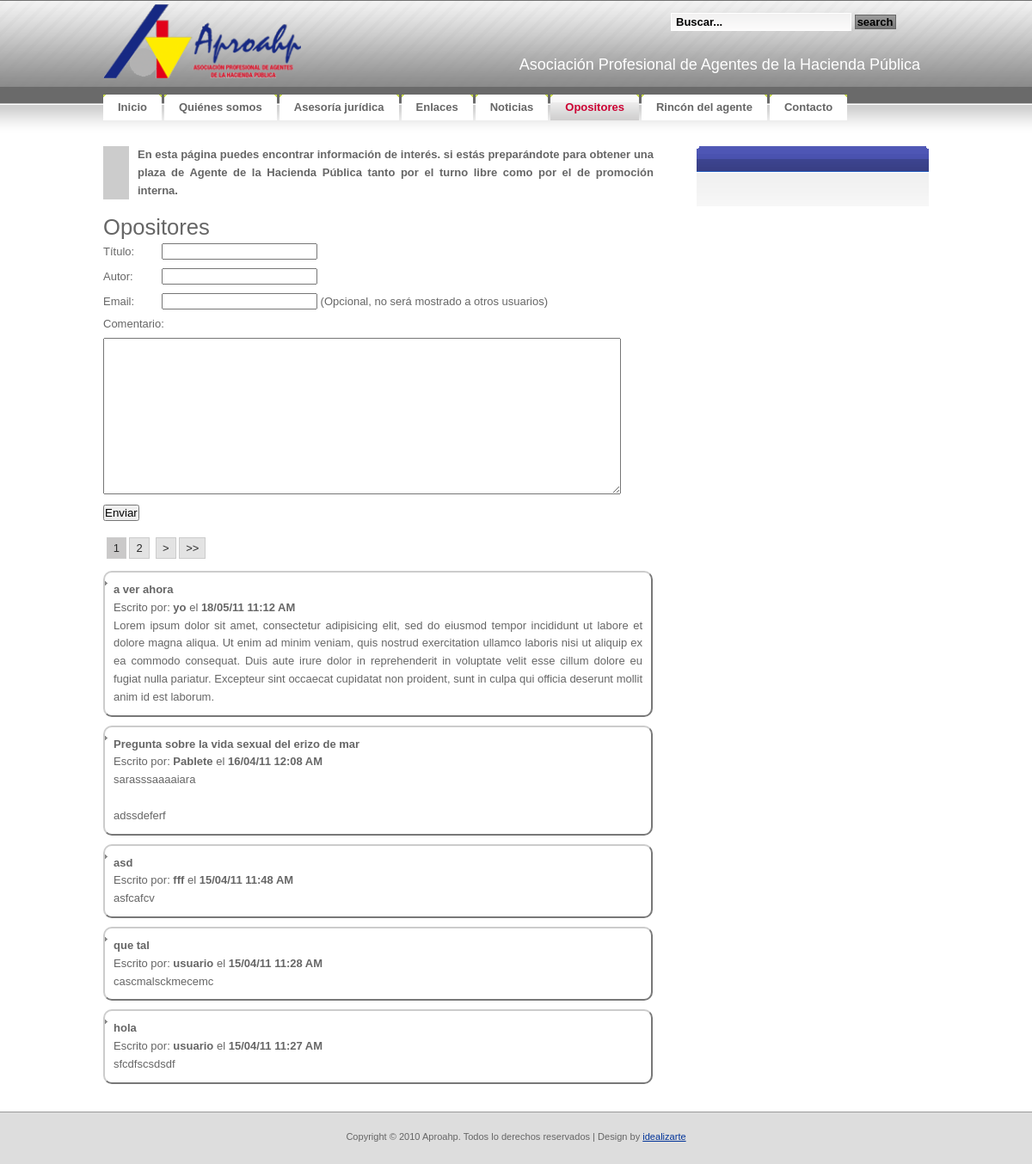
/opositores/opositores.php, run on an earlier commit of the app's database.
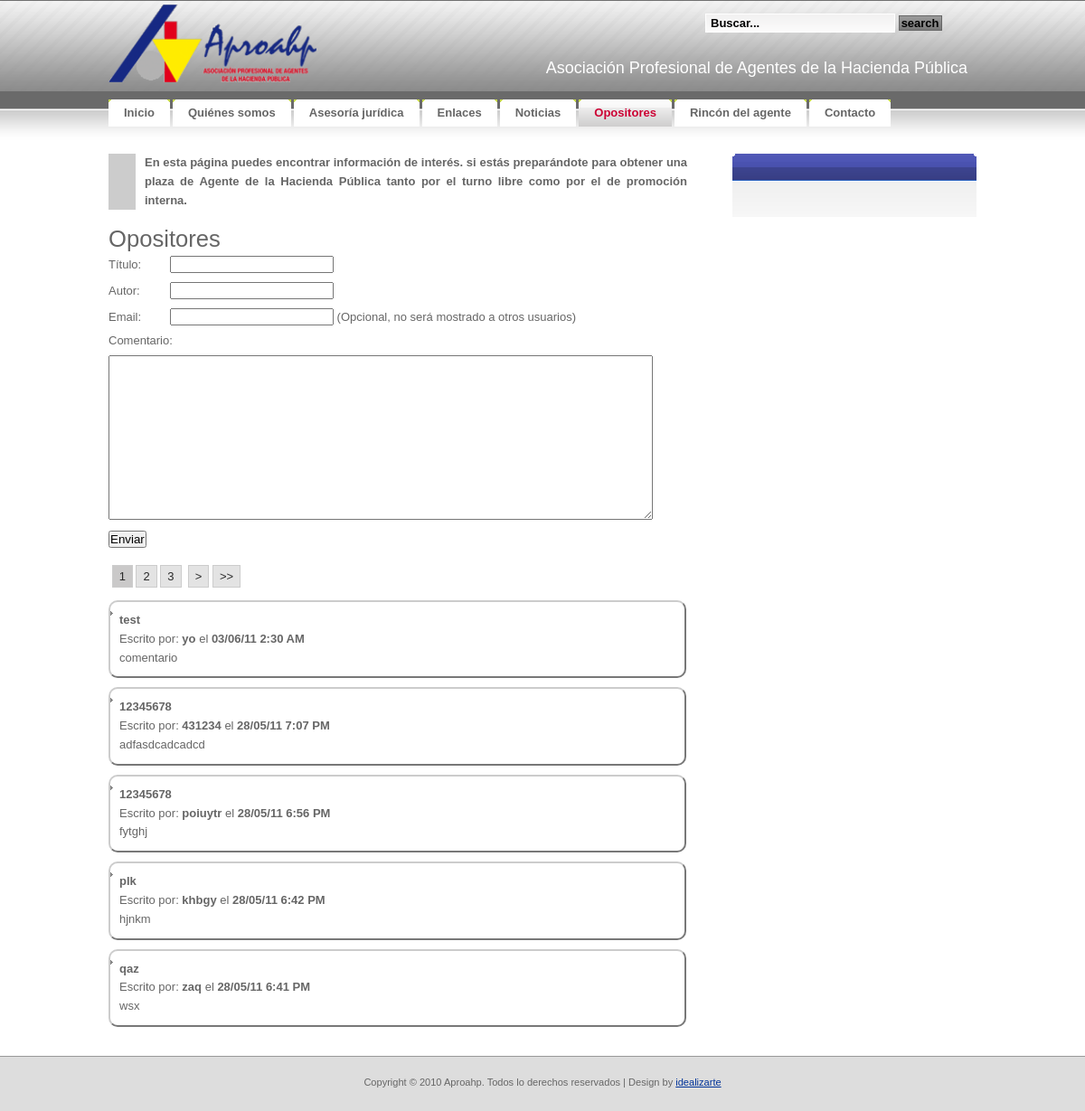
And on a later commit of the database.
### tables this page shows
CREATE TABLE IF NOT EXISTS `tbl_opositores` (
  `OPT_ID` bigint(20) NOT NULL AUTO_INCREMENT,
  `OPT_Activa` tinyint(1) NOT NULL,
  `OPT_Fecha` timestamp NOT NULL DEFAULT CURRENT_TIMESTAMP,
  `OPT_Titulo` varchar(50) NOT NULL,
  `OPT_Autor` varchar(50) NOT NULL,
  `OPT_Email` varchar(50) NOT NULL,
  `OPT_Comentario` varchar(5000) NOT NULL,
  PRIMARY KEY (`OPT_ID`)
);

### opositores/opositores.php (the view, shortened to what the changed rows need)
<?php
	require("../lib/siteconfig.php");
?>
<!DOCTYPE html PUBLIC "-//W3C//DTD XHTML 1.0 Strict//EN"
  "http://www.w3.org/TR/xhtml1/DTD/xhtml1-strict.dtd">
<html xmlns="http://www.w3.org/1999/xhtml" xml:lang="en" lang="en">
<head>
	<link rel="stylesheet" href="../css/reset.css" type="text/css" media="screen" title="no title" charset="utf-8"/>
	<link rel="stylesheet" href="../css/aproahp.css" type="text/css" media="screen" title="no title" charset="utf-8"/>
	<link rel="stylesheet" href="../css/jquery-ui.css" type="text/css" media="screen" title="no title" charset="utf-8"/>
</head>
<body>
<div id="container">
<?php require("../header.php"); ?>
	<div id="izda-a">
		<div id='opositores'>
		<h1>Opositores</h1>
<?php
		if(!isset($_GET['pagenum'])){
			$pagenum = 1;
		}else{
			$pagenum = $_GET['pagenum'];
		}
		$OPT_result = mysql_query("SELECT * FROM tbl_opositores ORDER BY OPT_fecha DESC") or die(mysql_error());
		$rows = mysql_num_rows($OPT_result);
		$page_rows = 5;
		$pdata=pagination($rows,$pagenum,$page_rows);
		echo ($pdata['links']);
		echo "<ul>";
		$OPT_result=mysql_query("SELECT * FROM tbl_opositores ORDER BY OPT_fecha DESC ".$pdata['limites'].";") or die(mysql_error());;
		for ($x = 0, $numrows = mysql_num_rows($OPT_result); $x < $numrows; $x++) {
			$row = mysql_fetch_assoc($OPT_result);
			$datetime = date("d/m/y g:i A", strtotime($row["OPT_Fecha"]));
			echo "<li class= post><span class=highlight>".$row["OPT_Titulo"]."</span><br>Escrito por: <span class=highlight>".$row["OPT_Autor"]."</span> el <span class=highlight>".$datetime."</span><br>".nl2br($row["OPT_Comentario"])."</li>";
		}
		echo "</ul>";
?>
		</div>
	</div>
	<div id="dcha-a">
			<div class="box-blue">
				<h2 class="section"><b></b></h2>
			</div>
	</div>
</div>
</body>
</html>

### header.php (shortened to what the changed rows need)
<?php
$parts = Explode('/', $_SERVER["PHP_SELF"]);
$paginaactual= $parts[count($parts) - 1];
if(strcmp($paginaactual, "index.php")==0)
	$folder ="";
else
	$folder ="../";
$menu = array (array ( "Name" => "Inicio","Link" => "index.php","Subfolder" => ""),
			   array ( "Name" => "Quiénes somos","Link" => "kienes.php","Subfolder" => "kienes/"),
			   array ( "Name" => "Asesoría jurídica","Link" => "asesoria.php","Subfolder" => "asesoria/"),
			   array ( "Name" => "Enlaces","Link" => "enlaces.php","Subfolder" => "enlaces/"),
			   array ( "Name" => "Noticias","Link" => "noticias.php","Subfolder" => "noticias/"),
			   array ( "Name" => "Opositores","Link" => "opositores.php","Subfolder" => "opositores/"),
			   array ( "Name" => "Rincón del agente","Link" => "rinconagente.php","Subfolder" => "rinconagente/"),
			   array ( "Name" => "Contacto","Link" => "contacto.php","Subfolder" => "contacto/")
              );
?>
<div id="header">
	<?php echo('<div id="letras"><h2>'."Asociación Profesional de Agentes de la Hacienda Pública".'</h2>');?>
</div>
</div>
<div id="menu">
	<ul>
		<?php
		foreach($menu as $item){
				if(strcmp($paginaactual, $item['Link'])==0)
					echo('<li class="active">');
				else
					echo('<li>');
				echo('<a href="'.$folder.$item['Subfolder'].$item['Link'].'"><b>'.$item['Name'].'</b></a></li>');
		}?>
			</ul>
</div>

### lib/siteconfig.php (shortened to what the changed rows need)
<?php
	function pagination($rows,$pagenum,$page_rows){
		$last = ceil($rows/$page_rows);
		$linkbase = $_SERVER['PHP_SELF'];
		$_pagi_query_string = "?";
		$plinks='';
		$limites='';
		if($rows > $page_rows){
			$_pagi_propagar = array_keys($_GET);
			$linkbase .= $_pagi_query_string;
			if($last > 1){
				$plinks.="<div id=pagination>";
				$showpages=2;
				$pagemin=(($pagenum - $showpages)<1)?1:($pagenum - $showpages);
				$pagemax=(($pagenum + $showpages)>$last)?$last:($pagenum + $showpages);
				for($x=$pagemin;$x<=$pagemax;$x++){
					if($x==$pagenum){
						$plinks.="&nbsp;<strong>$x</strong>";
					}else{
						$plinks.="&nbsp;<a href='".$linkbase."pagenum=$x'>$x</a>";
					}
				}
				$plinks.="&nbsp;";
				if ($pagenum == $last) {}
				else{
					$next = $pagenum+1;
					$plinks.=" <a href='".$linkbase."pagenum=$next'> ></a> ";
					$plinks.=" ";
					$plinks.=" <a href='".$linkbase."pagenum=$last'> >></a> ";
				}
				$plinks.="</div>";
			}
			$limites = 'limit ' .($pagenum - 1) * $page_rows .',' .$page_rows;
		}
		return(array ( "links" => $plinks,"limites" => "$limites"));
	}
?>

What changed in the data, as far as the page shows it:
no longer on this page (row unchanged): tbl_opositores: OPT_Titulo "a ver ahora", OPT_Autor "yo", OPT_Fecha "18/05/11 11:12 AM", OPT_Comentario "Lorem ipsum dolor sit amet, consectetur adipisicing elit, sed do eiusmod tempor incididunt ut labore et dolore magna aliqua. Ut enim ad minim veniam, quis nostrud exercitation ullamco laboris nisi ut aliquip ex ea commodo consequat. Duis aute irure dolor in reprehenderit in voluptate velit esse cillum dolore eu fugiat nulla pariatur. Excepteur sint occaecat cupidatat non proident, sunt in culpa qui officia deserunt mollit anim id est laborum."
no longer on this page (row unchanged): tbl_opositores: OPT_Titulo "Pregunta sobre la vida sexual del erizo de mar", OPT_Autor "Pablete", OPT_Fecha "16/04/11 12:08 AM", OPT_Comentario "sarasssaaaaiara adssdeferf"
no longer on this page (row unchanged): tbl_opositores: OPT_Titulo "asd", OPT_Autor "fff", OPT_Fecha "15/04/11 11:48 AM", OPT_Comentario "asfcafcv"
no longer on this page (row unchanged): tbl_opositores: OPT_Titulo "que tal", OPT_Autor "usuario", OPT_Fecha "15/04/11 11:28 AM", OPT_Comentario "cascmalsckmecemc"
no longer on this page (row unchanged): tbl_opositores: OPT_Titulo "hola", OPT_Autor "usuario", OPT_Fecha "15/04/11 11:27 AM", OPT_Comentario "sfcdfscsdsdf"
added tbl_opositores: OPT_Titulo "test", OPT_Autor "yo", OPT_Fecha "03/06/11 2:30 AM", OPT_Comentario "comentario"
added tbl_opositores: OPT_Titulo "12345678", OPT_Autor "431234", OPT_Fecha "28/05/11 7:07 PM", OPT_Comentario "adfasdcadcadcd"
added tbl_opositores: OPT_Titulo "12345678", OPT_Autor "poiuytr", OPT_Fecha "28/05/11 6:56 PM", OPT_Comentario "fytghj"
added tbl_opositores: OPT_Titulo "plk", OPT_Autor "khbgy", OPT_Fecha "28/05/11 6:42 PM", OPT_Comentario "hjnkm"
added tbl_opositores: OPT_Titulo "qaz", OPT_Autor "zaq", OPT_Fecha "28/05/11 6:41 PM", OPT_Comentario "wsx"
Also different on the page:
new list line: "3"
